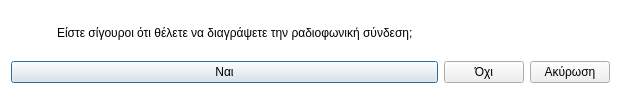
<?xml version="1.0" encoding="UTF-8"?>
<ui version="4.0">
 <class>Dialog</class>
 <widget class="QDialog" name="Dialog">
  <property name="geometry">
   <rect>
    <x>0</x>
    <y>0</y>
    <width>621</width>
    <height>98</height>
   </rect>
  </property>
  <property name="windowTitle">
   <string>Διαγραφή ραδιοφωνικής σύνδεσης</string>
  </property>
  <property name="windowIcon">
   <iconset resource="../../../icons.qrc">
    <normaloff>:/rest-windows/assets/images/rest-windows/question.png</normaloff>:/rest-windows/assets/images/rest-windows/question.png</iconset>
  </property>
  <property name="styleSheet">
   <string notr="true">QDialog{
	background:white;
}</string>
  </property>
  <layout class="QGridLayout" name="gridLayout_2">
   <item row="1" column="0" colspan="2">
    <widget class="QFrame" name="frame">
     <property name="styleSheet">
      <string notr="true">QFrame{border:0px;}</string>
     </property>
     <property name="frameShape">
      <enum>QFrame::StyledPanel</enum>
     </property>
     <property name="frameShadow">
      <enum>QFrame::Raised</enum>
     </property>
     <layout class="QGridLayout" name="gridLayout">
      <property name="leftMargin">
       <number>0</number>
      </property>
      <property name="topMargin">
       <number>0</number>
      </property>
      <property name="rightMargin">
       <number>0</number>
      </property>
      <property name="bottomMargin">
       <number>0</number>
      </property>
      <item row="0" column="0">
       <widget class="QPushButton" name="save">
        <property name="sizePolicy">
         <sizepolicy hsizetype="Expanding" vsizetype="Fixed">
          <horstretch>0</horstretch>
          <verstretch>0</verstretch>
         </sizepolicy>
        </property>
        <property name="text">
         <string>Ναι</string>
        </property>
        <property name="icon">
         <iconset resource="../../../icons.qrc">
          <normaloff>:/rest-windows/assets/images/rest-windows/save.png</normaloff>:/rest-windows/assets/images/rest-windows/save.png</iconset>
        </property>
       </widget>
      </item>
      <item row="0" column="1">
       <widget class="QPushButton" name="no_save">
        <property name="sizePolicy">
         <sizepolicy hsizetype="Fixed" vsizetype="Fixed">
          <horstretch>0</horstretch>
          <verstretch>0</verstretch>
         </sizepolicy>
        </property>
        <property name="text">
         <string>Όχι</string>
        </property>
       </widget>
      </item>
     </layout>
    </widget>
   </item>
   <item row="0" column="0">
    <widget class="QLabel" name="error">
     <property name="minimumSize">
      <size>
       <width>40</width>
       <height>40</height>
      </size>
     </property>
     <property name="maximumSize">
      <size>
       <width>40</width>
       <height>40</height>
      </size>
     </property>
     <property name="text">
      <string/>
     </property>
     <property name="pixmap">
      <pixmap resource="../../../icons.qrc">:/rest-windows/assets/images/rest-windows/question.png</pixmap>
     </property>
     <property name="scaledContents">
      <bool>true</bool>
     </property>
    </widget>
   </item>
   <item row="1" column="2">
    <widget class="QPushButton" name="cancel">
     <property name="sizePolicy">
      <sizepolicy hsizetype="Fixed" vsizetype="Fixed">
       <horstretch>0</horstretch>
       <verstretch>0</verstretch>
      </sizepolicy>
     </property>
     <property name="text">
      <string>Ακύρωση</string>
     </property>
    </widget>
   </item>
   <item row="0" column="1" colspan="2">
    <widget class="QLabel" name="label">
     <property name="text">
      <string>Είστε σίγουροι ότι θέλετε να διαγράψετε την ραδιοφωνική σύνδεση;</string>
     </property>
     <property name="alignment">
      <set>Qt::AlignJustify|Qt::AlignVCenter</set>
     </property>
    </widget>
   </item>
  </layout>
 </widget>
 <resources>
  <include location="../../../icons.qrc"/>
  <include location="../../../icons.qrc"/>
 </resources>
 <connections/>
</ui>
